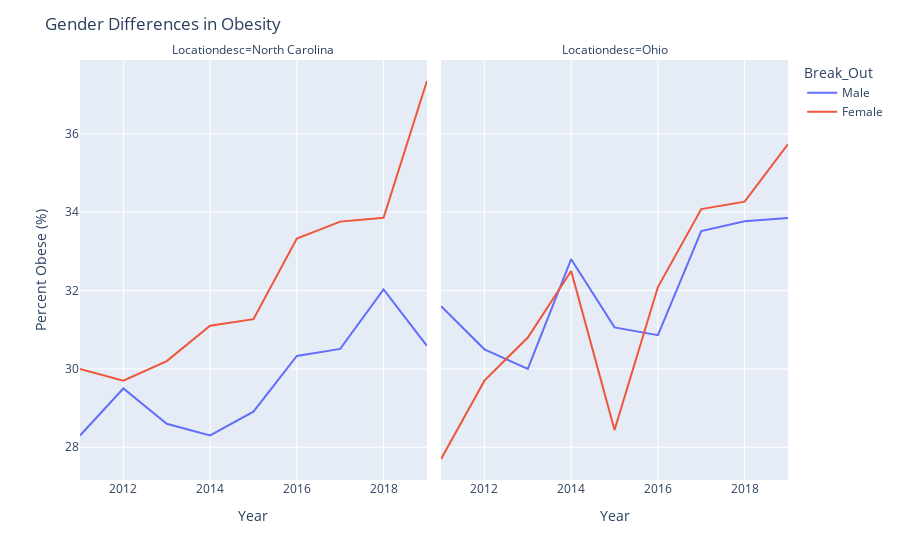

The notebook cell this image was saved under:
### Markdown cell above
The two graphs below demostrate how these changes in obesity of each gender have played out across the country.

### Code cell
fig = px.line(obesity[(obesity['Break_Out_Category']=='Gender') & (obesity.Locationabbr.isin(['NC','OH']))&(obesity.Response =="Obese (BMI 30.0 - 99.8)")], x='Year', y='Data_value', color='Break_Out', facet_col='Locationdesc')
fig.update_layout(title ='Gender Differences in Obesity', xaxis_title ='Year', yaxis_title = 'Percent Obese (%)')
fig.show()

### Figure 1 — Plotly figure (JSON) as saved in the notebook; plotly's stock layout.template omitted (floating-point values rounded to 4 significant figures)
{"data": [{"hovertemplate": "Break_Out=Male<br>Locationdesc=North Carolina<br>Year=%{x}<br>Data_value=%{y}<extra></extra>", "legendgroup": "Male", "line": {"color": "#636efa", "dash": "solid"}, "mode": "lines", "name": "Male", "orientation": "v", "showlegend": true, "type": "scatter", "x": [2019, 2018, 2017, 2016, 2015, 2014, 2013, 2012, 2011], "xaxis": "x", "y": [30.59, 32.03, 30.51, 30.33, 28.91, 28.3, 28.6, 29.5, 28.3], "yaxis": "y"}, {"hovertemplate": "Break_Out=Male<br>Locationdesc=Ohio<br>Year=%{x}<br>Data_value=%{y}<extra></extra>", "legendgroup": "Male", "line": {"color": "#636efa", "dash": "solid"}, "mode": "lines", "name": "Male", "orientation": "v", "showlegend": false, "type": "scatter", "x": [2019, 2018, 2017, 2016, 2015, 2014, 2013, 2012, 2011], "xaxis": "x2", "y": [33.85, 33.77, 33.52, 30.86, 31.06, 32.8, 30, 30.5, 31.6], "yaxis": "y2"}, {"hovertemplate": "Break_Out=Female<br>Locationdesc=North Carolina<br>Year=%{x}<br>Data_value=%{y}<extra></extra>", "legendgroup": "Female", "line": {"color": "#EF553B", "dash": "solid"}, "mode": "lines", "name": "Female", "orientation": "v", "showlegend": true, "type": "scatter", "x": [2019, 2018, 2017, 2016, 2015, 2014, 2013, 2012, 2011], "xaxis": "x", "y": [37.35, 33.86, 33.76, 33.33, 31.27, 31.1, 30.2, 29.7, 30], "yaxis": "y"}, {"hovertemplate": "Break_Out=Female<br>Locationdesc=Ohio<br>Year=%{x}<br>Data_value=%{y}<extra></extra>", "legendgroup": "Female", "line": {"color": "#EF553B", "dash": "solid"}, "mode": "lines", "name": "Female", "orientation": "v", "showlegend": false, "type": "scatter", "x": [2019, 2018, 2017, 2016, 2015, 2014, 2013, 2012, 2011], "xaxis": "x2", "y": [35.74, 34.27, 34.08, 32.09, 28.44, 32.5, 30.8, 29.7, 27.7], "yaxis": "y2"}], "layout": {"annotations": [{"font": {}, "showarrow": false, "text": "Locationdesc=North Carolina", "x": 0.245, "xanchor": "center", "xref": "paper", "y": 1, "yanchor": "bottom", "yref": "paper"}, {"font": {}, "showarrow": false, "text": "Locationdesc=Ohio", "x": 0.755, "xanchor": "center", "xref": "paper", "y": 1, "yanchor": "bottom", "yref": "paper"}], "legend": {"title": {"text": "Break_Out"}, "tracegroupgap": 0}, "margin": {"t": 60}, "title": {"text": "Gender Differences in Obesity"}, "xaxis": {"anchor": "y", "domain": [0, 0.49], "title": {"text": "Year"}}, "xaxis2": {"anchor": "y2", "domain": [0.51, 1], "matches": "x", "title": {"text": "Year"}}, "yaxis": {"anchor": "x", "domain": [0, 1], "title": {"text": "Percent Obese (%)"}}, "yaxis2": {"anchor": "x2", "domain": [0, 1], "matches": "y", "showticklabels": false}}}
